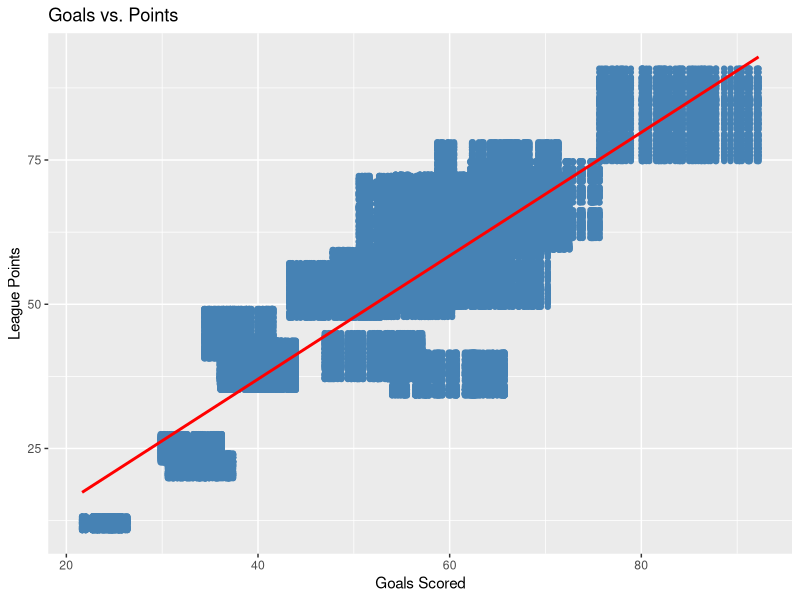
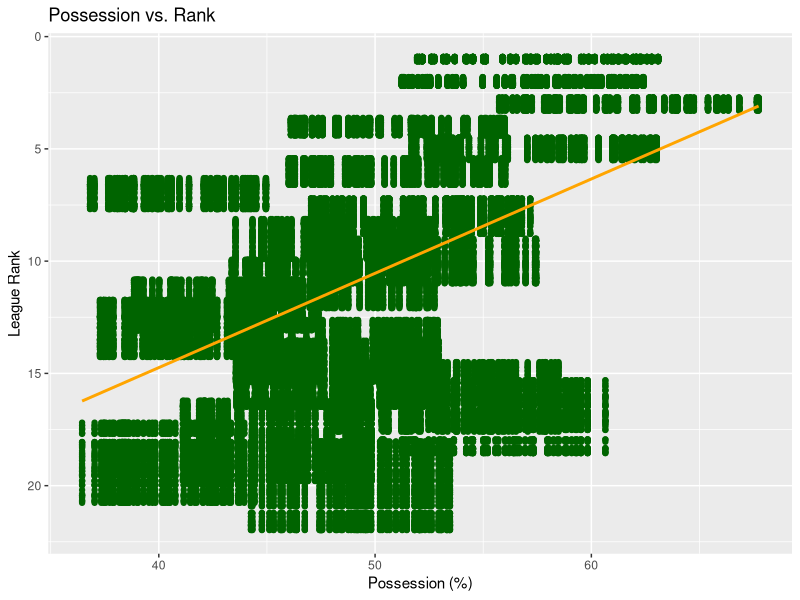
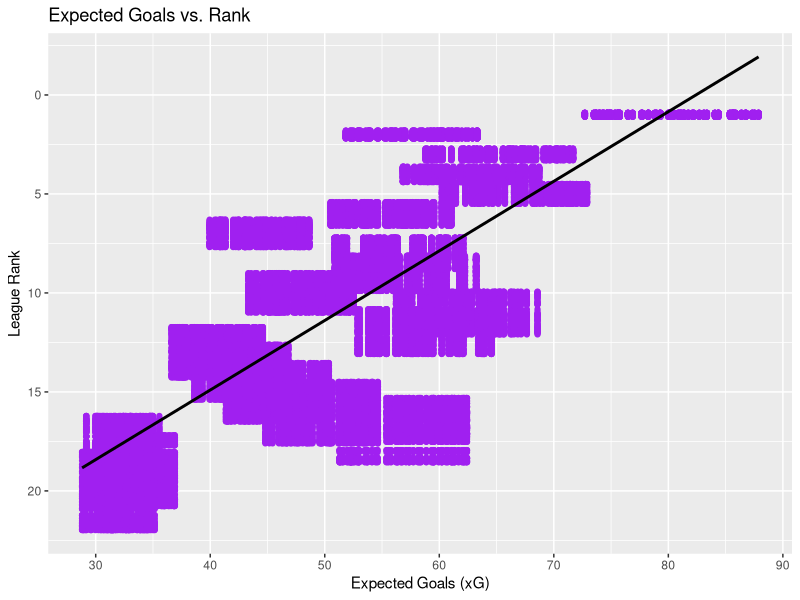
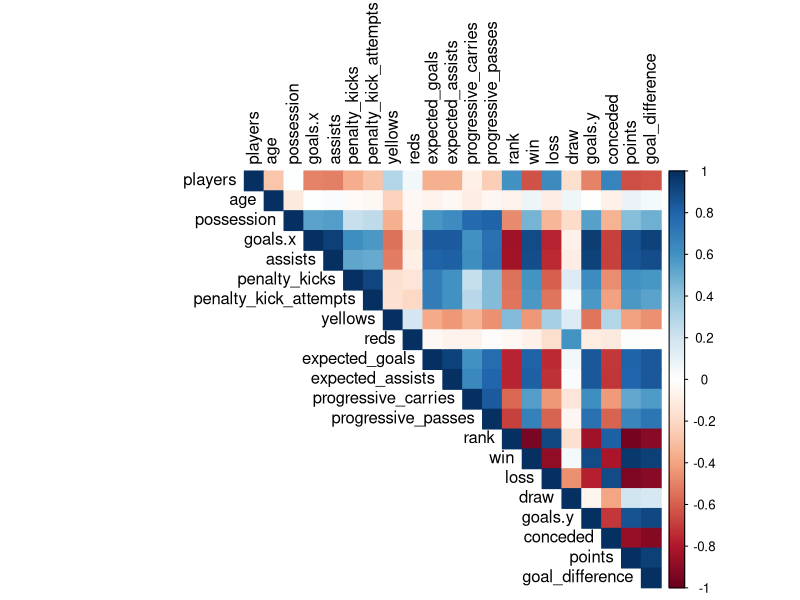
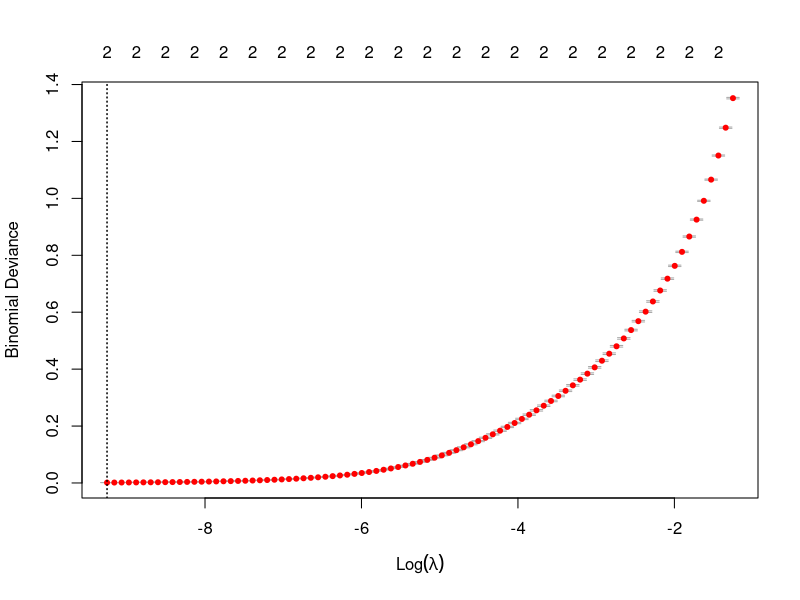
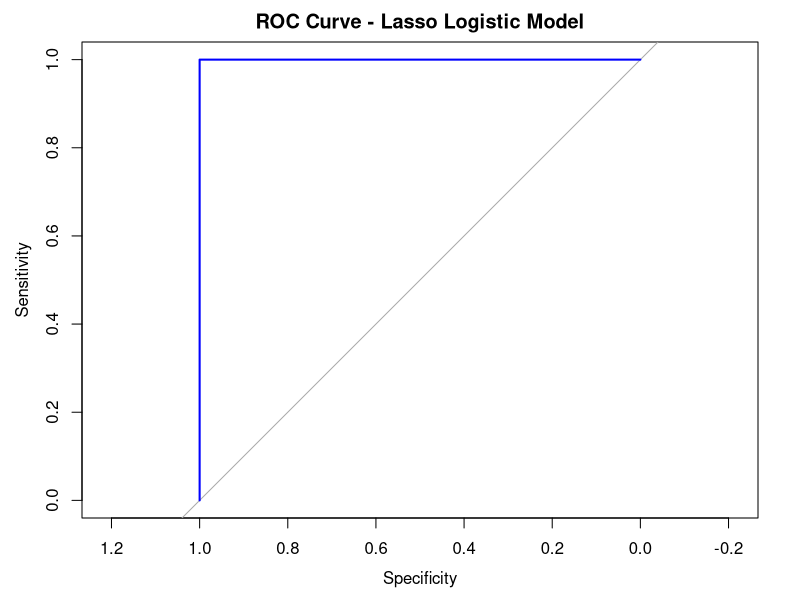

These figures' R source, in order:
# ================================
# COM692 Coursework 2: Football Data Analysis
# Author: Rahmatul Ektidar Aziz
# ================================

# =======================
# 0. Load Required Libraries
# =======================
library(ggplot2)
library(dplyr)
library(corrplot)
library(pROC)
library(glmnet)

# =======================
# 1. Load and Preprocess Data
# =======================

# Load datasets
team_stats <- read.csv("team_stats.csv")
standings <- read.csv("standings.csv")
match_summary <- read.csv("match_summary.csv")

# Remove duplicates
match_summary <- match_summary[!duplicated(match_summary), ]

# Format dates
match_summary$date <- as.POSIXct(match_summary$date)

# Remove missing values
match_summary <- na.omit(match_summary)

# Merge stats
merged_stats <- merge(team_stats, standings, by = "team") %>% distinct()
merged_stats$goal_difference <- merged_stats$goals.x - merged_stats$conceded

# =======================
# 2. Exploratory Analysis
# =======================

# Goals vs Points
ggplot(merged_stats, aes(x = goals.x, y = points)) +
  geom_point(color = "steelblue") +
  geom_smooth(method = "lm", se = FALSE, color = "red") +
  labs(title = "Goals vs. Points", x = "Goals Scored", y = "League Points")

# Possession vs Rank
ggplot(merged_stats, aes(x = possession, y = rank)) +
  geom_point(color = "darkgreen") +
  geom_smooth(method = "lm", se = FALSE, color = "orange") +
  scale_y_reverse() +
  labs(title = "Possession vs. Rank", x = "Possession (%)", y = "League Rank")

# Expected Goals vs Rank
ggplot(merged_stats, aes(x = expected_goals, y = rank)) +
  geom_point(color = "purple") +
  geom_smooth(method = "lm", se = FALSE, color = "black") +
  scale_y_reverse() +
  labs(title = "Expected Goals vs. Rank", x = "Expected Goals (xG)", y = "League Rank")

# Correlation matrix
numeric_data <- merged_stats[sapply(merged_stats, is.numeric)]
cor_matrix <- cor(numeric_data, use = "complete.obs")
corrplot(cor_matrix, method = "color", type = "upper", tl.col = "black")

# ============================
# 3. Match Outcome Preparation
# ============================

# Define outcomes
match_summary$outcome <- ifelse(match_summary$home_goals > match_summary$away_goals, "HomeWin",
                                ifelse(match_summary$home_goals < match_summary$away_goals, "AwayWin", "Draw"))
match_summary$binary_outcome <- ifelse(match_summary$outcome == "HomeWin", 1, 0)

# Train/test split
set.seed(123)
sample_index <- sample(1:nrow(match_summary), 0.8 * nrow(match_summary))
train_data <- match_summary[sample_index, ]
test_data <- match_summary[-sample_index, ]

# =================================
# 4. Regularized Logistic Modeling
# =================================

# Prepare input for glmnet
X_train <- as.matrix(train_data[, c("home_goals", "away_goals", "attendance")])
y_train <- as.numeric(train_data$binary_outcome)

# Train Lasso model with cross-validation
cv_lasso <- cv.glmnet(X_train, y_train, family = "binomial", alpha = 1, nfolds = 5)
plot(cv_lasso)
best_lambda <- cv_lasso$lambda.min
print(paste("Best Lambda:", best_lambda))  # Example output: "Best Lambda: 9.588e-05"

# Predict on test set
X_test <- as.matrix(test_data[, c("home_goals", "away_goals", "attendance")])
y_test <- as.numeric(test_data$binary_outcome)

# Predict probabilities and classes
predicted_prob <- predict(cv_lasso, newx = X_test, s = best_lambda, type = "response")
predicted_class <- ifelse(predicted_prob > 0.5, 1, 0)

# Accuracy
accuracy <- mean(predicted_class == y_test)
print(paste("Lasso Model Accuracy:", round(accuracy * 100, 2), "%"))  # Example: "Lasso Model Accuracy: 100%"

# ===================
# 5. Model Evaluation
# ===================

# ROC Curve
roc_obj <- roc(y_test, as.numeric(predicted_prob))
plot(roc_obj, col = "blue", main = "ROC Curve - Lasso Logistic Model")
auc(roc_obj)  # Example output: Area under the curve: 1
